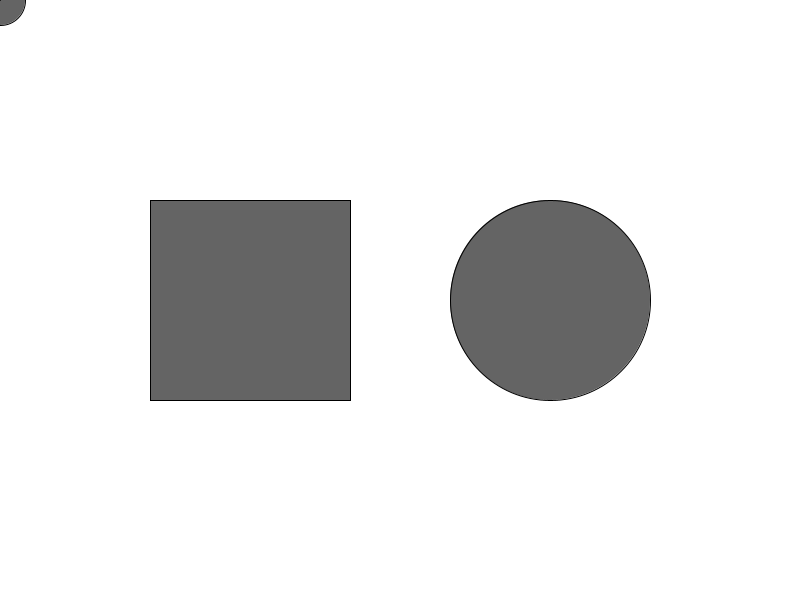
Frame 1 (no input)
Frame 60 (the mouse pressed at the canvas centre just before this capture): identical to frame 1, image omitted
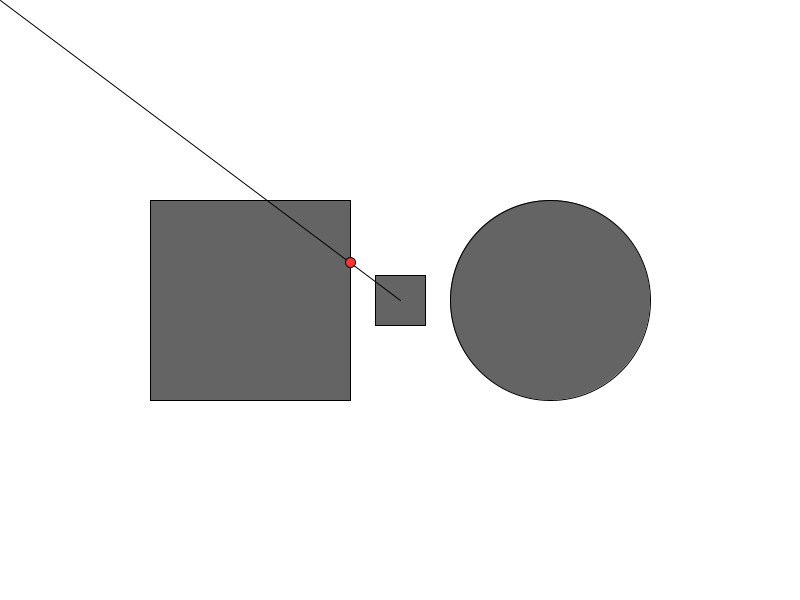
Frame 120 (the mouse held since frame 60 and released just before this capture)

The Processing sketch that drew these frames (run headless with seeded random() and noise(); from frame 60 on, the mouse is pressed at the canvas centre):

// Processing sketch: Collision
// ── Collision.pde
boolean square = false;

void setup() {
  size(800, 600);
}

void draw() {
  background(255);
  fill(100);
  rect(150, 200, 200, 200);
  ellipse(550, 300, 200, 200);
  if (square) { // MOUSE IS IN SQUARE MODE
    // Turn red if touching the square
    if (isRectTouchingRect(/*rect1*/mouseX-25, mouseY-25, 50, 50, /*rect2*/150, 200, 200, 200)) {
      fill(255, 50, 50);
    }
    // Turn green if touching the circle
    if (isCircleTouchingRect(/*circle*/550, 300, 200, /*rect*/mouseX-25, mouseY-25, 50, 50)) {
      fill(50, 255, 50);
    }
    rect(mouseX-25, mouseY-25, 50, 50);
  } else { // CIRCLE MODE
    // Turn red if touching the square
    if (isCircleTouchingRect(/*circle*/mouseX, mouseY, 50, /*rect*/150, 200, 200, 200)) {
      fill(255, 50, 50);
    }
    // Turn green if touching the circle
    if (isCircleTouchingCircle(/*circle 1*/550, 300, 200, /*circle 2*/mouseX, mouseY, 50)) {
      fill(50, 255, 50);
    }
    ellipse(mouseX, mouseY, 50, 50);
  }

  // Show a blue circle if touching either shape with the mouse
  if (isPointInsideRect(mouseX, mouseY, 150, 200, 200, 200)
    || isPointInsideCircle(mouseX, mouseY, 550, 300, 200)) {
    fill(50, 50, 255);
    ellipse(mouseX, mouseY, 20, 20);
  }

  line(0, 0, mouseX, mouseY);
  PVector i = lineIntersection(/*line 1*/0, 0, mouseX, mouseY, /*line 2*/350, 200, 350, 400); // right side of the square
  if (null != i) {
    fill(255, 50, 50);
    ellipse(i.x, i.y, 10, 10);
  }
}



void keyPressed()
{
  square = !square;
}
void mousePressed()
{
  square = !square;
}


// ── Line_Intersection.pde
// Returns a point for a line intersection, or null if lines do not intersect

PVector lineIntersection(
/* line 1 */float x1, float y1, float x2, float y2, 
/* line 2 */float x3, float y3, float x4, float y4
) {  
  float bx = x2 - x1;
  float by = y2 - y1;
  float dx = x4 - x3;
  float dy = y4 - y3;

  float b_dot_d_perp = bx * dy - by * dx;

  if (b_dot_d_perp == 0) return null;

  float cx = x3 - x1;
  float cy = y3 - y1;

  float t = (cx * dy - cy * dx) / b_dot_d_perp;
  if (t < 0 || t > 1) return null;

  float u = (cx * by - cy * bx) / b_dot_d_perp;
  if (u < 0 || u > 1) return null;

  return new PVector(x1+t*bx, y1+t*by);
}

// ── Point_And_Shape.pde
// See if a point is inside of a circle
boolean isPointInsideCircle(
/* point  */float pointX, float pointY, 
/* circle */float circleX, float circleY, float size
) {
  boolean answer = dist(circleX, circleY, pointX, pointY) < size/2;
  return answer;
}

// See if a point is inside of a rectangle
boolean isPointInsideRect(
/* point    */float x, float y, 
/* rectangle */float rectX, float rectY, float rectW, float rectH
) {
  boolean answer = x > rectX && y > rectY && x < rectX+rectW && y < rectY+rectH;
  return answer;
}

// ── Shape_And_Shape.pde
// See if a circle is touching a rectangle
boolean isCircleTouchingRect(
/* circle */float cx, float cy, float cs /* size, same as ellipse */, 
/* rect   */float rx, float ry, float rw, float rh
) {
  float x = rx;
  if (cx > rx) {
    x = min(cx, rx+rw);
  }
  float y = ry;
  if (cy > ry) {
    y = min(cy, ry+rh);
  }
  return isPointInsideCircle(x, y, cx, cy, cs);
}

// See if a rectangle is touching a rectangle
boolean isRectTouchingRect(
/* rectangle 1 */float r1x, float r1y, float r1w, float r1h, 
/* rectangle 2 */float r2x, float r2y, float r2w, float r2h
) {
  // 0 - x, 1 - y, 2 - w, 3 - h
  return !(r1x > r2x+r2w // left > right
  || r1y > r2y+r2h // top > bottom
  || r1x+r1w < r2x // right < left
  || r1y+r1h < r2y); // bottom < top
}

// Are two circles touching? */
boolean isCircleTouchingCircle(
/* circle 1 */float c1x, float c1y, float c1s /* size */, 
/* circle 1 */float c2x, float c2y, float c2s /* size */
) {
  return (c1s+c2s)/2 >= dist(c1x, c1y, c2x, c2y);
}
